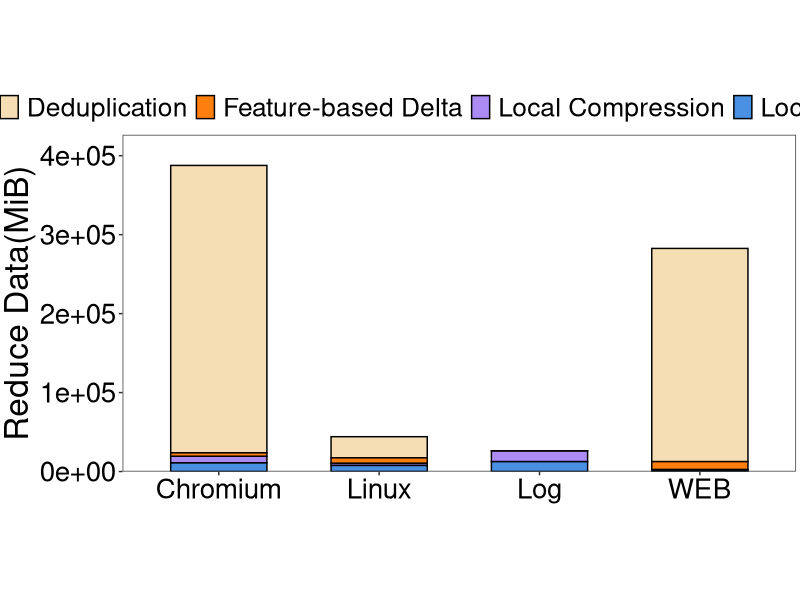
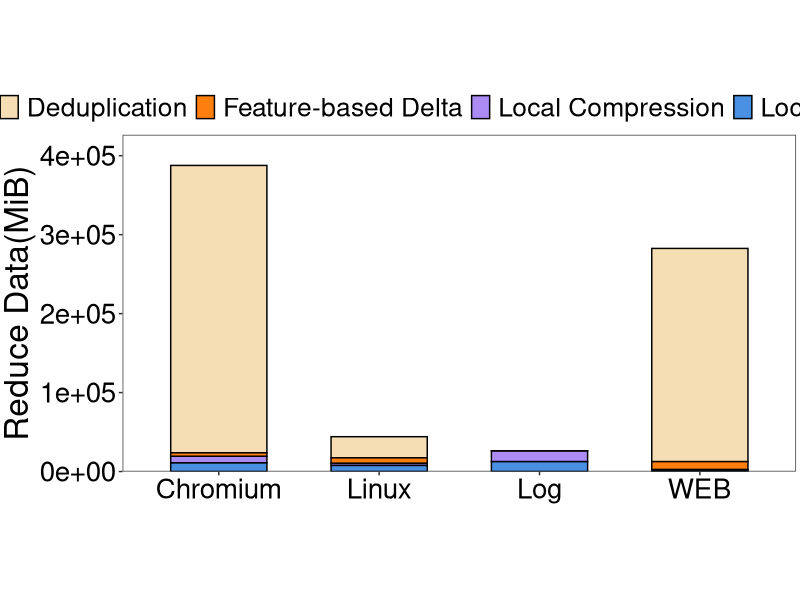

Write the R code that produced these figures, in order.
library(ggplot2)
setwd(dirname(rstudioapi::getActiveDocumentContext()$path))
# 创建示例数据
data <- data.frame(
  category = rep(c('Linux', 'Chromium', 'WEB', 'Log'), each = 4),
  part = rep(c('Deduplication', 'Local Compression', 'Feature-based Delta', 'Locality Delta'), times = 4),
  value = c(
26763,2941,6731,7714,363970,8485,4294,10934,270003,1853,9851,876,0,13739,31,12560  
)
)
# 计算每个类别的总和
total_values <- aggregate(value ~ category, data = data, sum)
max_height <- max(total_values$value)
# 定义颜色
colors <- c( 'Deduplication' = '#f5deb3', 'Local Compression' = '#ac8cf4', 
             'Feature-based Delta' = '#ff7f0e', 'Locality Delta' = '#4a90e2')

# 创建堆叠柱状图
p <- ggplot(data, aes(x = category, y = value, fill = part)) +
  geom_bar(stat = "identity", width = 0.6, color = "black") +
  scale_fill_manual(values = colors) +
  labs(y = 'Reduce Data(MiB)', x = 'Category') +
  scale_y_continuous(
    limits = c(0, max_height),
    expand = expansion(mult = c(0, 0.1))
  ) +
  theme_bw() +
  theme(
    plot.title = element_text(hjust = 0.5, size = 24, face = "bold"),
    plot.margin = unit(c(0.1, 0.1, 0.1, 0.1), "cm"),
    axis.title.x = element_text(size = 26),
    axis.title.y = element_text(size = 24),
    axis.text = element_text(size = 20, color = "black"),
    aspect.ratio = 0.5,
    panel.grid.major = element_blank(), 
    panel.grid.minor = element_blank(),
    legend.position = "top",
    legend.direction = "horizontal",
    legend.text = element_text(size = 19),
    legend.key.height = unit(1.0, "line"),
    legend.key.width = unit(1.0, "line"),
    legend.margin = margin(t = 0, unit = 'cm'),
    legend.title = element_blank()
  ) +
  theme(axis.title.x = element_blank())
ggsave('../plot/8-impact.pdf', plot = p, width = 10, height = 5)
print(p)
